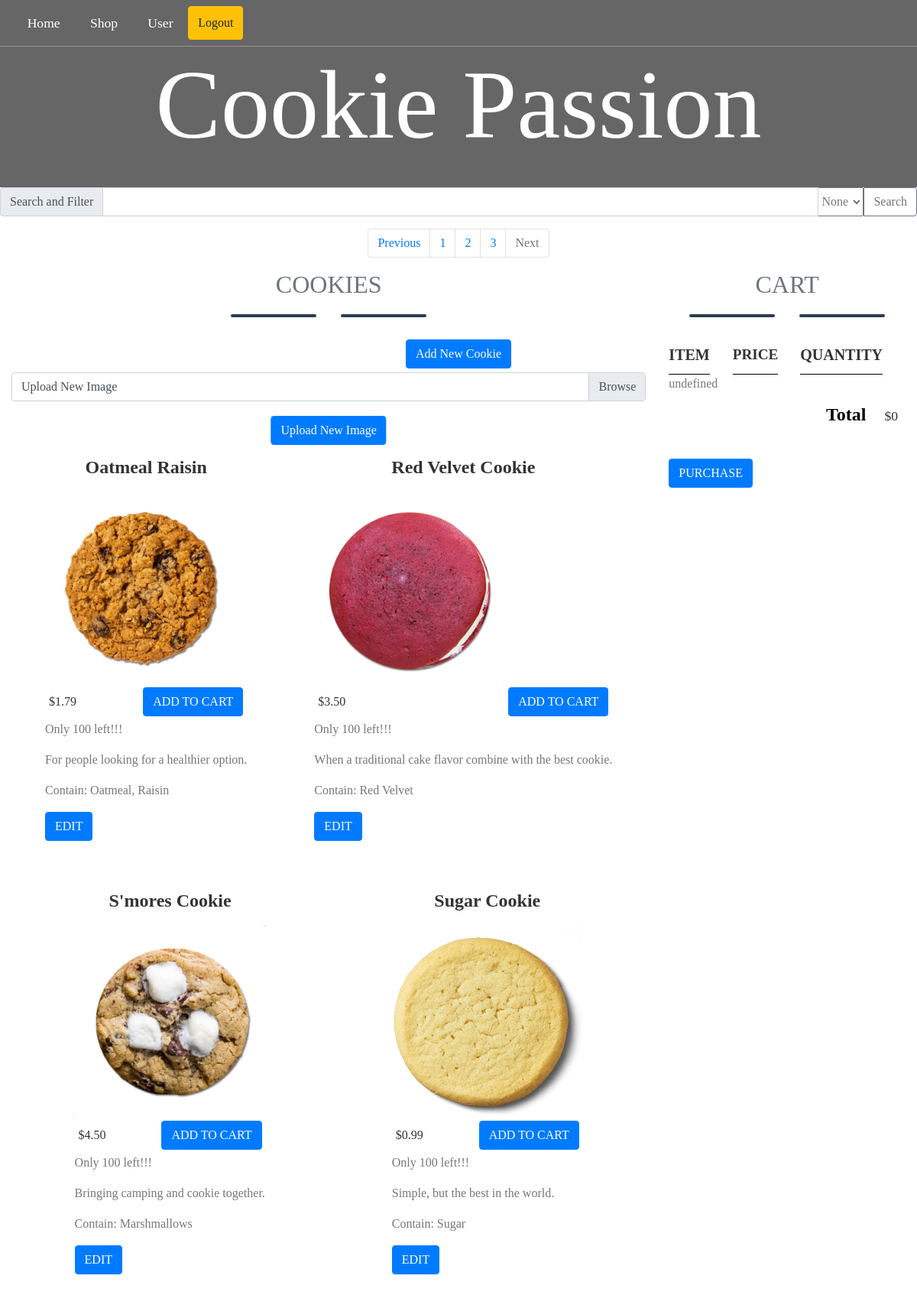
/project_browse.php?page=3 (signed in), run on the app's committed database.
### tables this page shows
CREATE TABLE `cookie` (
  `id` int(11) NOT NULL,
  `name` varchar(50) NOT NULL,
  `description` text,
  `price` varchar(50) NOT NULL DEFAULT '0.00',
  `inventory` int(11) NOT NULL DEFAULT '0',
  `ingredients` text,
  `imageLocation` varchar(100) NOT NULL,
  `del` int(11) NOT NULL DEFAULT '1'
);

### lib/getProjectBrowse.php (called while the page is built, shortened)
<?php
function getCookieCount() {
    try {
        $db = new PDO(DSN, DB_USER, DB_PASSWORD);
    } catch (PDOException $e) {
        exit();
    }
    if (isset($_POST["search"])) {
        $data1=$_POST["search"];
    }
    else if(isset($_SESSION["searchTermSaved"])) {
        $data1=$_SESSION["searchTermSaved"];
    }
	else {
        $data1='';
    }
    if (isset($_POST['filter_price'])) {
        $data2=$_POST['filter_price'];
    }
    else if(isset($_SESSION["filter_priceSaved"])) {
        $data2=$_SESSION["filter_priceSaved"];
    }
    else {
        $data2='';
    }
    $query = "select * from cookie
        where (name like '%$data1%' or description like '%$data1%')
        and del = 1
        and inventory >= 0";
    $statement = $db->prepare($query);
    $statement->execute();
    $cookieCountList = $statement->fetchAll();
    return $cookieCountList;
}
function getAllCookie() {
    try {
        $db = new PDO(DSN, DB_USER, DB_PASSWORD);
    } catch (PDOException $e) {
        exit();
    }
    if (isset($_GET["page"])) {
        $page  = $_GET["page"];
    }
    else {
        $page = 1;
        $_GET["page"] = 1;
    }
    if (isset($_POST["search"])) {
        $data1=$_POST["search"];
        $page = 1;
        $_GET["page"] = 1;
        $_SESSION["searchTermSaved"] = $data1;
    }
    else if(isset($_SESSION["searchTermSaved"])) {
        $data1=$_SESSION["searchTermSaved"];
    }
	else {
        $data1='';
    }
    if (isset($_POST['filter_price'])) {
        $data2=$_POST['filter_price'];
        $page = 1;
        $_GET["page"] = 1;
        $_SESSION["filter_priceSaved"] = $data2;
    }
    else if(isset($_SESSION["filter_priceSaved"])) {
        $data2=$_SESSION["filter_priceSaved"];
    }
    else {
        $data2='';
    }
    $results_per_page = 5;
    $start_from = ($page-1) * $results_per_page;
    $query = "select * from cookie
        where (name like '%$data1%' or description like '%$data1%')
        and del = 1
        and inventory >= 0
        order by name asc limit $start_from, ".$results_per_page;
    $statement = $db->prepare($query);
    $statement->execute();
    $cookieList = $statement->fetchAll();
    return $cookieList;
}
?>

### project_browse.php (the view, shortened to what this page needs)
<?php
    require("lib/getProjectBrowse.php");
    $cookieList = getAllCookie();
    $results_per_page = 5;
    $cookieCountList = getCookieCount();
    $total_pages = ceil(count($cookieCountList) / $results_per_page);
?>
<!DOCTYPE html>
<html>
<head>
    <link rel="stylesheet" href="css/styles.css" />
    <link rel="stylesheet" href="https://cdn.jsdelivr.net/npm/bootstrap@4.5.3/dist/css/bootstrap.min.css">
</head>
<body>
    <?php
    include("headerNavbar.php");
    ?>
    <form action="#" method="post">
    <div class="input-group mb-3">
        <div class="input-group-prepend">
            <span class="input-group-text" id="inputGroup-sizing-lg">Search and Filter</span>
        </div>
        <?php
            echo '<input id="search1" type="text" name="search" class="form-control" style="width: 50%;"';
            if (isset($_SESSION["searchTermSaved"])) {
                echo 'value="', $_SESSION["searchTermSaved"], '"';
            }
            echo '/>';
        ?>
        <div class="input-group-append">
        <select id="search2" name="filter_price" placeholder="price">
            <?php
                echo '<option value=""';
                if (!isset($_SESSION["filter_priceSaved"])) {
                    echo 'selected="selected"';
                }
                echo '>None</option>';
            ?>
        </select>
		<input type="submit" id="submit" value="Search" name="searchsubmit" class="btn btn-outline-secondary">
        </div>
    </div>
	</form>
    <?php
        if (isset($_GET["page"])) {
            $page  = $_GET["page"];
        }
        echo '<nav> <ul class="pagination justify-content-center">';
        echo "<li class='page-item";
        if ($page <= 1){
            echo ' disabled';
        }
        $tempPageVar = $page - 1;
        echo "'><a class='page-link' href='project_browse.php?page=".$tempPageVar."'>Previous</a></li>";
        for ($i=1; $i<=$total_pages; $i++) {
            echo "<li class='page-item'><a class='page-link' href='project_browse.php?page=", $i, "'>", $i;
            echo '</a></li>';
        };
        echo "<li class='page-item";
        if ($page >= $total_pages){
            echo ' disabled';
        }
        $tempPageVar = $page + 1;
        echo "'><a class='page-link' href='project_browse.php?page=".$tempPageVar."'>Next</a></li>";
        echo '</ul></nav>';
    ?>
    <table>
        <tr>
        <td class="container browse-section">
            <h2 class="page-section-heading text-center text-uppercase text-secondary mb-0" >COOKIES</h2>
            <div class="divider-custom">
                <div class="divider-custom-line"></div>
                <div class="divider-custom-line"></div>
            </div>
            <br />
            <?php
                if (isset($_SESSION["privilege"])) {
                    if($_SESSION["privilege"] == "admin") {
                        echo "<button class='btn btn-primary shop-item-edit-button btn-center' type='button' data-id='new'>Add New Cookie</button>";
                        echo "<br/>";
                        echo '<form action="lib/uploadImage.php" method="post" enctype="multipart/form-data" class="md-form">';
                        echo '<div class="custom-file">
                            <input type="file" class="custom-file-input" name="fileToUpload" id="fileToUpload">
                            <label class="custom-file-label" for="fileToUpload">Upload New Image</label>
                            </div>';
                        echo '<button type="submit" class="btn btn-primary btn-center2">Upload New Image</button>';
                        echo '</form>';
                    }
                }
            ?>
            <div class="shop-items">
                <?php
                    foreach ($cookieList as $cookie) {
                        echo "<div class='shop-item' id=", $cookie['id'], ">";
                        echo "<span class='shop-item-title' id=", $cookie['id'], ">", $cookie['name'], "</span>";
                        echo "<img class='shop-item-image' src=", $cookie['imageLocation'], ">";
                        echo "<div class='shop-item-details'>";
                        echo "<span class='shop-item-price'>$", $cookie['price'], "</span>";
                        if($cookie['inventory'] <= 0) {
                            echo '<button type="button" class="btn btn-secondary btn-lg" disabled>Out of Stock</button>';
                        }
                        else {
                            echo "<button class='btn btn-primary shop-item-button' type='button'>ADD TO CART</button>";
                        }
                        echo "</div>";
                        if($cookie['inventory'] <= 0) {
                            echo "<p>Out of Stock!!!</p>";
                        }
                        else {
                            echo "<p id='", $cookie['inventory'], "' class='shop-item-inventory'>", "Only ", $cookie['inventory'], " left!!!</p>";
                        }
                        if ($cookie['description']) {
                            echo "<p>", $cookie['description'], "</p>";
                        }
                        if ($cookie['ingredients']) {
                            echo "<p>", "Contain: ", $cookie['ingredients'], "</p>";
                        }
                        if (isset($_SESSION["privilege"])) {
                            if($_SESSION["privilege"] == "admin") {
                                echo "<button class='btn btn-primary shop-item-edit-button' type='button'
                                    data-id='", $cookie['id'], "',
                                    data-name='", $cookie['name'], "',
                                    data-description='", $cookie['description'], "',
                                    data-price='", $cookie['price'], "',
                                    data-inventory='", $cookie['inventory'], "',
                                    data-ingredients='", $cookie['ingredients'], "',
                                    data-imageLocation='", $cookie['imageLocation'], "',
                                    data-del='", $cookie['del'], "'>EDIT</button>";
                            }
                        }
                        echo "</div>";
                    }
                ?>
            </div>
        </td >
        <td  class="container cart-section">
                <h2 class="page-section-heading text-center text-uppercase text-secondary mb-0" >CART</h2>
                <div class="divider-custom">
                    <div class="divider-custom-line"></div>
                    <div class="divider-custom-line"></div>
                </div>
            <div class="cart-row">
                <span class="cart-item cart-header cart-column">ITEM</span>
                <span class="cart-price cart-header cart-column">PRICE</span>
                <span class="cart-quantity cart-header cart-column">QUANTITY</span>
            </div>
            <div class="cart-items">
            </div>
            <div class="cart-total">
                <strong class="cart-total-title">Total</strong>
                <span class="cart-total-price">$0</span>
            </div>
            <?php
            if (isset($_SESSION["privilege"]) && isset($_SESSION["userName"]) && isset($_SESSION["isMember"])) {
                if($_SESSION["isMember"]) {
                    echo '<button class="btn btn-primary btn-purchase" type="button">PURCHASE</button>';
                }
                else {
                    echo '<button class="btn btn-secondary btn-purchase" type="button" disabled>PURCHASE</button>';
                }
            }
            else {
                echo '<button class="btn btn-secondary btn-purchase" type="button" disabled>PURCHASE</button>';
            }
            ?>
        </td >
        </tr>
    </table>
</body>
</html>

### data on the page
cookie: name "Oatmeal Raisin", imageLocation (picture), price "1.79", shows "ADD TO CART", inventory "100", description "For people looking for a healthier option.", ingredients "Oatmeal, Raisin"
cookie: name "Red Velvet Cookie", imageLocation (picture), price "3.50", shows "ADD TO CART", inventory "100", description "When a traditional cake flavor combine with the best cookie.", ingredients "Red Velvet"
cookie: name "S'mores Cookie", imageLocation (picture), price "4.50", shows "ADD TO CART", inventory "100", description "Bringing camping and cookie together.", ingredients "Marshmallows"
cookie: name "Sugar Cookie", imageLocation (picture), price "0.99", shows "ADD TO CART", inventory "100", description "Simple, but the best in the world.", ingredients "Sugar"
